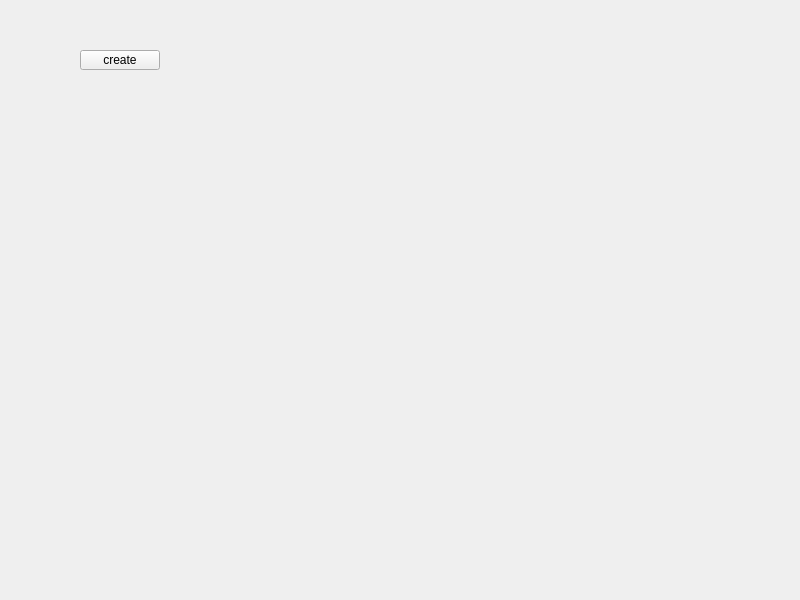
<?xml version="1.0" encoding="UTF-8"?>
<ui version="4.0">
 <class>Widget</class>
 <widget class="QWidget" name="Widget">
  <property name="geometry">
   <rect>
    <x>0</x>
    <y>0</y>
    <width>800</width>
    <height>600</height>
   </rect>
  </property>
  <property name="windowTitle">
   <string>Widget</string>
  </property>
  <widget class="QPushButton" name="pushButton">
   <property name="geometry">
    <rect>
     <x>80</x>
     <y>50</y>
     <width>80</width>
     <height>20</height>
    </rect>
   </property>
   <property name="text">
    <string>create</string>
   </property>
  </widget>
 </widget>
 <resources/>
 <connections/>
</ui>
